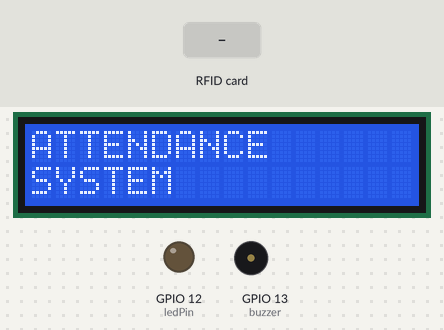
Recording of a program running on a simulated ESP32. Parts: 16×2 character LCD, output pins drawn as LEDs (lit = HIGH), buzzer (waves = sounding, pin HIGH). The inputs (shaded band) are chosen by the test bench. WiFi joins after 1.5 s; servers stay silent unless stated; uploads are accepted with an empty reply; what the program prints to the serial monitor is not drawn.

Above: at 3.8 s.
3.9 s: RFID card 29 12 03 03 held to the reader
At 5.5 s:
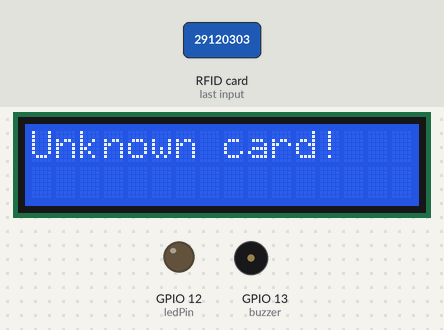
5.9 s: RFID card 5E 7A 19 C4 held to the reader
At 6.38 s:
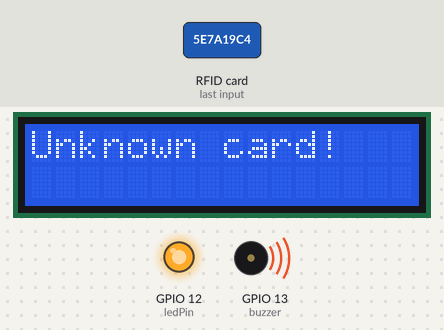
Timing chart, 0 to 8.9 s (numbered marks = the images above; inputs shaded):
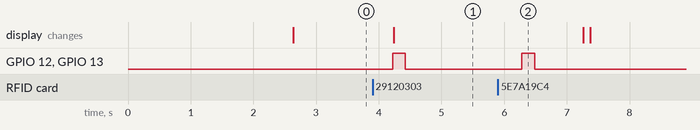

Measured:
- after the input at 3.9 s, GPIO 12 (ledPin), GPIO 13 (buzzer): LOW → HIGH after 0.32 s, → LOW 0.20 s later; the display: changes after 0.34 s (image 1)
- after the input at 5.9 s, GPIO 12 (ledPin), GPIO 13 (buzzer): LOW → HIGH after 0.38 s, → LOW 0.20 s later

The program:

main.cpp
```cpp
#include <Arduino.h>
#include <SPI.h>
#include <MFRC522.h>
#include <ESP32Servo.h>
#include <LiquidCrystal_I2C.h>
#include <HTTPClient.h>
#include <WiFi.h>

// ==== Cấu hình LCD I2C ====
int lcdColumns = 16;
int lcdRows = 2;
LiquidCrystal_I2C lcd(0x27, lcdColumns, lcdRows);

// ==== Cấu hình RFID ====
#define SS_PIN 5
#define RST_PIN 4
MFRC522 rfid(SS_PIN, RST_PIN);

// ==== Cấu hình LED, Buzzer ====
// #define PIN_SG90 14
const int buzzer = 13;
const int ledPin = 12;
// Servo sg90;

// ==== Cấu hình WiFi và Server ====
const char *ssid = "Po";
const char *password = "29120303";
const char *device_token = "8f19e31055c56b05";
String URL = "http://192.168.33.201/webdiemdanh/getdata.php";

// ==== FreeRTOS Queue ====
QueueHandle_t cardQueue;
QueueHandle_t lcdQueue;

// ==== Cấu trúc tin nhắn cho LCD ====
typedef struct {
  String line1;
  String line2;
} LCDMessage;

// ==== Hàm kết nối WiFi ====
void connectToWiFi() {
  WiFi.mode(WIFI_OFF);
  delay(1000);
  WiFi.mode(WIFI_STA);
  WiFi.begin(ssid, password);
  Serial.print("Connecting to ");
  Serial.println(ssid);
  while (WiFi.status() != WL_CONNECTED) {
    delay(500);
    Serial.print(".");
  }
  Serial.println("\nConnected! IP: " + WiFi.localIP().toString());
}

// ==== Task: đọc RFID ====
// Cho phép quét lại cùng thẻ sau 3 giây
void RFIDTask(void *pvParameters) {
  String oldCard = "";
  unsigned long lastCardTime = 0;

  for (;;) {
    if (!rfid.PICC_IsNewCardPresent() || !rfid.PICC_ReadCardSerial()) {
      vTaskDelay(200 / portTICK_PERIOD_MS);
      continue;
    }

    String cardID = "";
    for (byte i = 0; i < rfid.uid.size; i++) {
      cardID += String(rfid.uid.uidByte[i]);
    }

    unsigned long now = millis();
    Serial.println(now);
    if (cardID != oldCard || (now - lastCardTime > 3000)) {
      oldCard = cardID;
      lastCardTime = now;
      // portMAX_DELAY: chờ không giới hạn
      xQueueSend(cardQueue, &cardID, portMAX_DELAY);
    }
    // hủy bỏ phiên làm việc
    rfid.PICC_HaltA();
  }
}

// ==== Task: gửi ID đến server và phản hồi LCD, hiệu ứng ====
void SenderTask(void *pvParameters) {
  String cardID;
  LCDMessage msg;

  for (;;) {
    // xQueueReceive: chờ cho đến khi có dữ liệu trong hàng đợi
    if (xQueueReceive(cardQueue, &cardID, portMAX_DELAY)) {
      if (!WiFi.isConnected()) connectToWiFi();
      // tạo link liên kết đến server
      HTTPClient http;
      String getData = "?card_uid=" + cardID + "&device_token=" + device_token;
      String link = URL + getData;
      Serial.println(link);
      http.begin(link);
      int httpCode = http.GET();
      String payload = http.getString();
      http.end();

      Serial.println(httpCode);
      Serial.println(payload);

      // Gửi nội dung phù hợp cho LCD
      if (httpCode == 200) {
        if (payload.startsWith("login")) {
          msg.line1 = "Welcome!";
          msg.line2 = payload.substring(5);  // Tên người dùng
          // sg90.write(90);  // mở cửa
        } else if (payload.startsWith("logout")) {
          msg.line1 = "Goodbye!";
          msg.line2 = payload.substring(6);
          // sg90.write(0);   // đóng lại
        } else if (payload == "succesful") {
          msg.line1 = "New card added!";
          msg.line2 = "";
        } else if (payload == "available") {
          msg.line1 = "Card exists!";
          msg.line2 = "";
        } else {
          msg.line1 = "Unknown card!";
          msg.line2 = "";
        }
      } else {
        msg.line1 = "HTTP ERROR";
        msg.line2 = String(httpCode);
      }

      // Gửi nội dung ra LCD
      xQueueSend(lcdQueue, &msg, portMAX_DELAY);

      // Buzzer + LED
      digitalWrite(buzzer, HIGH);
      digitalWrite(ledPin, HIGH);
      delay(200);
      digitalWrite(buzzer, LOW);
      digitalWrite(ledPin, LOW);
    }
  }
}

// ==== Task: Hiển thị LCD ====
void LCDTask(void *pvParameters) {
  LCDMessage msg;
  for (;;) {
    if (xQueueReceive(lcdQueue, &msg, portMAX_DELAY)) {
      lcd.clear();
      lcd.setCursor(0, 0);
      lcd.print(msg.line1);
      lcd.setCursor(0, 1);
      lcd.print(msg.line2);

      // Hiển thị trong 3 giây
      vTaskDelay(3000 / portTICK_PERIOD_MS);

      // Quay về màn hình chính
      lcd.clear();
      lcd.setCursor(0, 0);
      lcd.print("ATTENDANCE");
      lcd.setCursor(0, 1);
      lcd.print("SYSTEM");
    }
    vTaskDelay(100 / portTICK_PERIOD_MS);
  }
}

// ==== setup() ====
void setup() {
  Serial.begin(9600);
  connectToWiFi();

  // I/O
  pinMode(buzzer, OUTPUT);
  pinMode(ledPin, OUTPUT);

  // RFID + LCD
  SPI.begin();
  rfid.PCD_Init();
  lcd.init();
  lcd.backlight();

  // sg90.setPeriodHertz(50);
  // sg90.attach(PIN_SG90, 500, 2400);
  // sg90.write(0);

  lcd.setCursor(0, 0);
  lcd.print("ATTENDANCE");
  lcd.setCursor(0, 1);
  lcd.print("SYSTEM");

  // Tạo hàng đợi
  cardQueue = xQueueCreate(5, sizeof(String));
  lcdQueue = xQueueCreate(5, sizeof(LCDMessage));

  // Tạo các task
  xTaskCreatePinnedToCore(RFIDTask, "RFID Reader", 4096, NULL, 1, NULL, 1);
  xTaskCreatePinnedToCore(SenderTask, "Sender", 4096, NULL, 1, NULL, 1);
  xTaskCreatePinnedToCore(LCDTask, "LCD Display", 4096, NULL, 1, NULL, 1);
}

void loop() {
}
```
